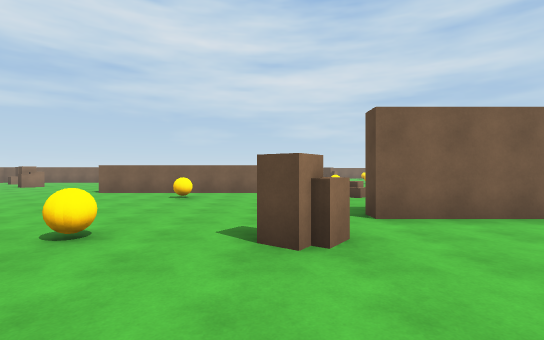
view 1 (above)

24 first-person views from a walk through a 3-D level made in the Unity game engine. The camera is 1.5 m above the floor, looks level and sees 85° across. The floor is counted in squares, 2 m on a side. Each view is taken from the middle of a square. On the plan, view 1 faces up. The plan holds only what a view shows up to about 10 squares ahead; the rest is blank. The place goes on beyond the plan. The player is left out.

view 2
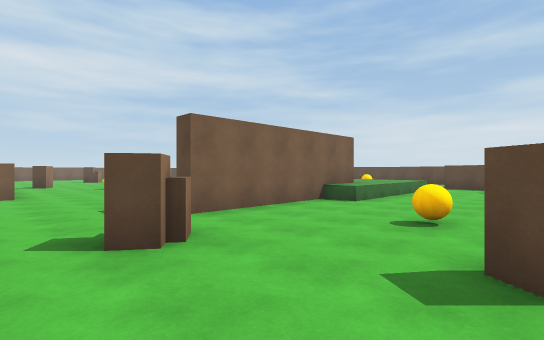

view 3
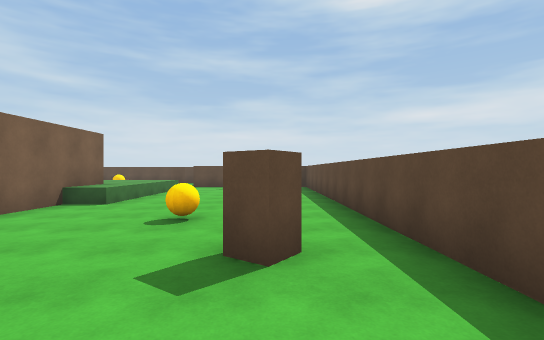

view 4
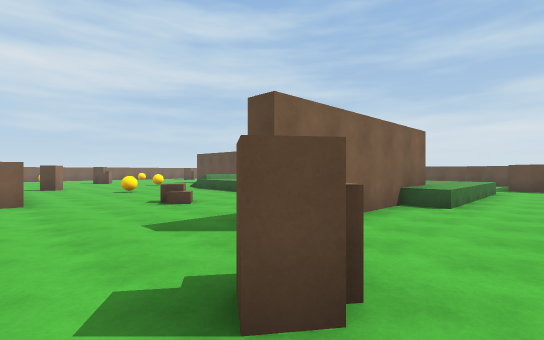

view 5
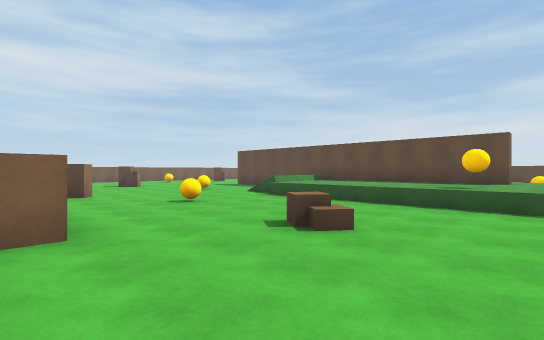

view 6
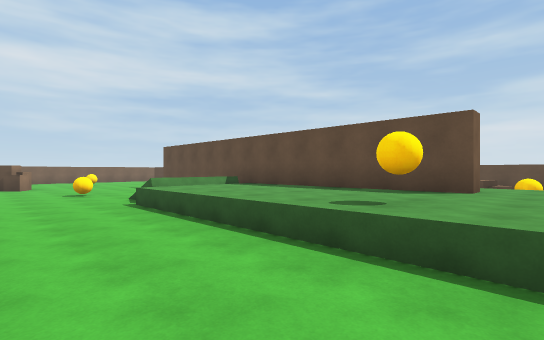

view 7
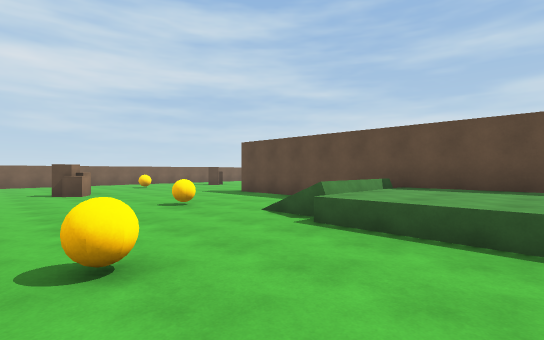

view 8
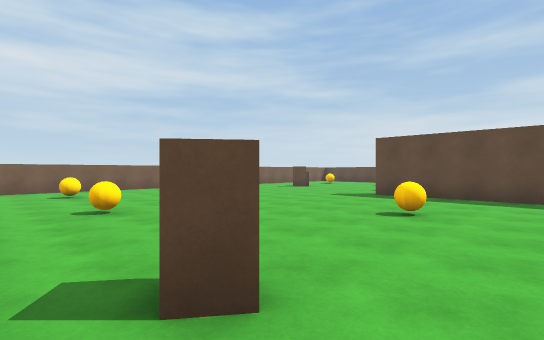

view 9
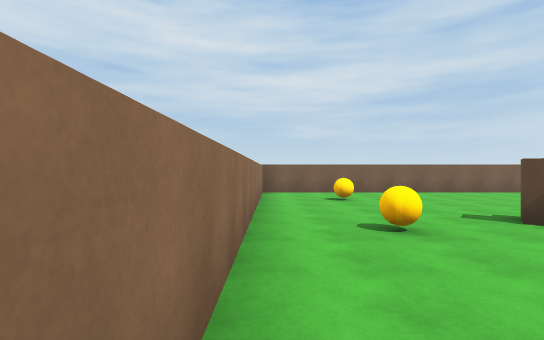

view 10
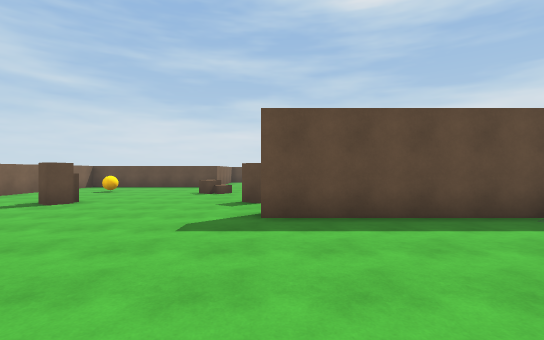

view 11
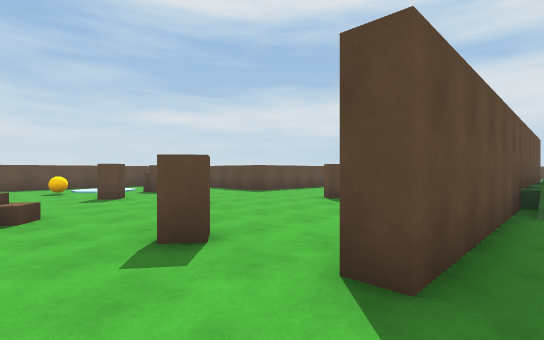

view 12
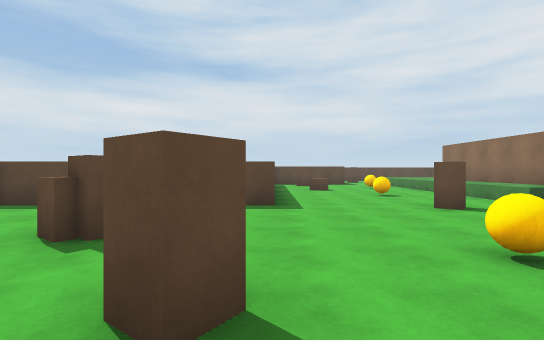

view 13
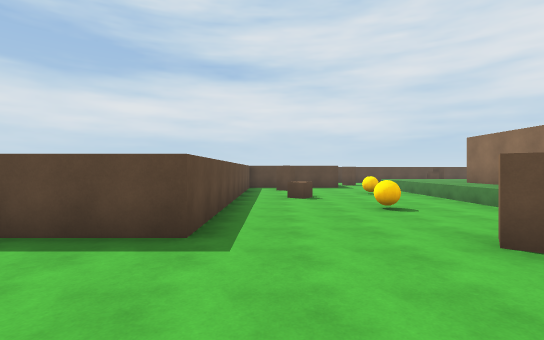

view 14
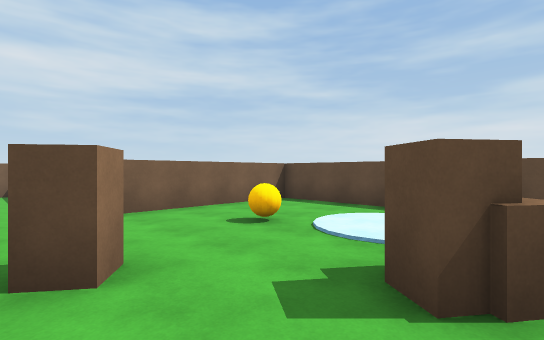

view 15
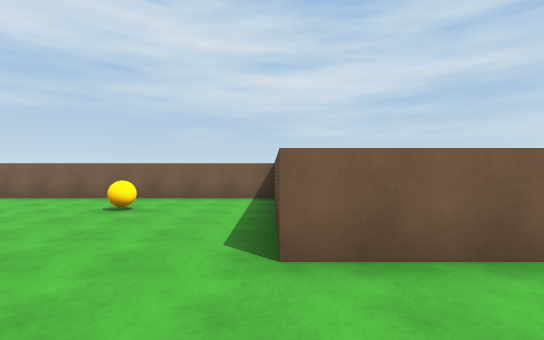

view 16
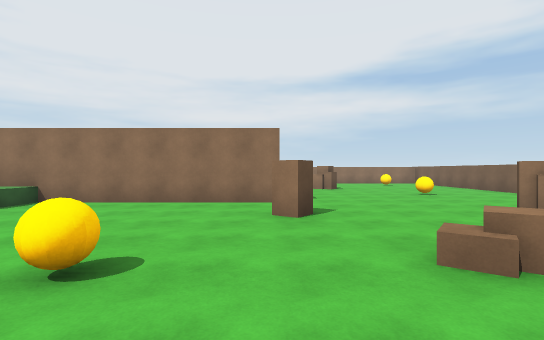

view 17
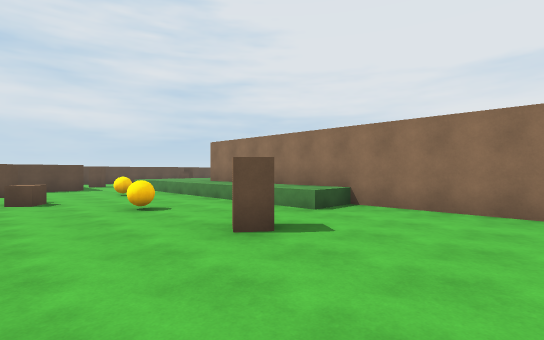

view 18
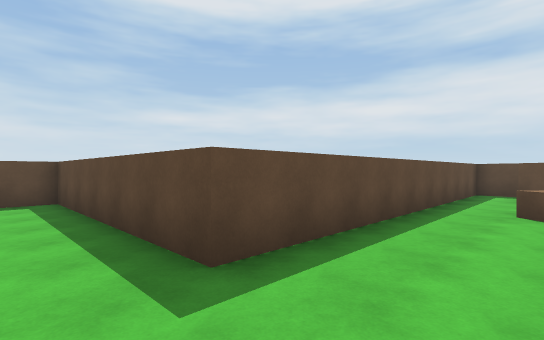

view 19
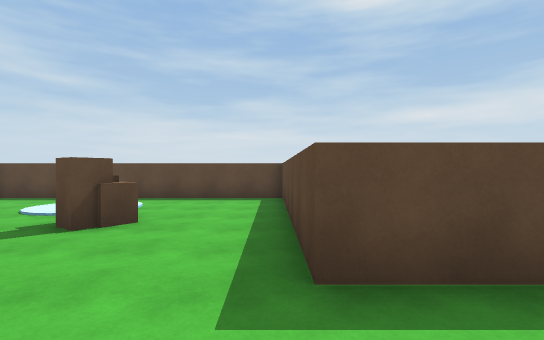

view 20
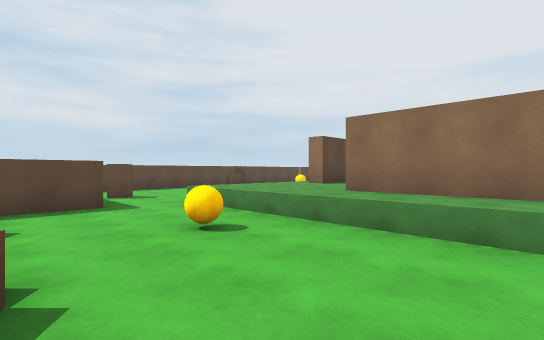

view 21
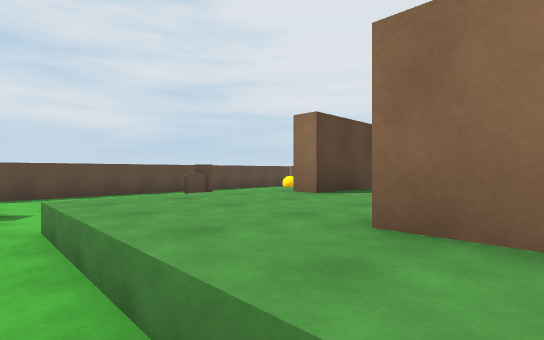

view 22
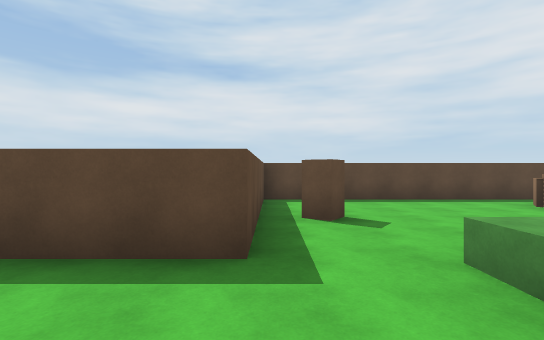

view 23
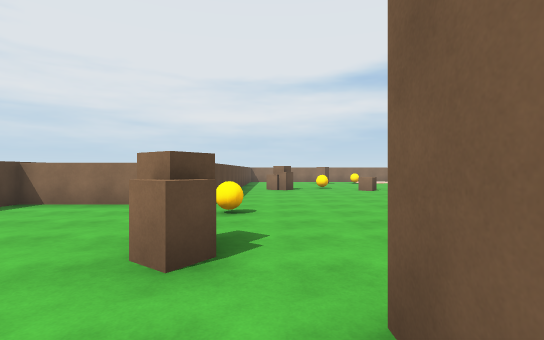

view 24
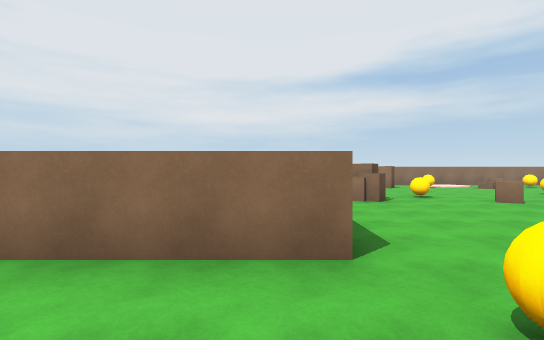

### Floor plan
Key: @ floor where view 1 was taken; # wall or solid block; . floor; / step, stairs or slope; ^ raised ledge; B block; A ball; O other object.
Columns run from 11 left of view 1 to 22 right of it. Each row starts with its distance up from view 1.
 26            ^^^^^^^^^ ^^^^^^^^
 25           ^.........  ......^
 24           ^.................^
 23           ^..A........B..A..^
 22           ^.......A.........^
 21           ^.................^^^^^
 20           ^..A.B.........B.......^
 19           ^......................^
 18           ^.........#.B.......A..^
 17           ^.........#......B.....^
 16           ^.....A...#....A...B...^
 15            .B.......#........B...^
 14            ......///#............^
 13            ......///#..B.........^
 12            ...A..^^^^^.....^^^^^^
 11            ......^^^^^.....^
 10 .O....^^^^^......^^^^^..A..^
  9 .............B...^^^^^.....^
  8 ........A........A^^^^...B.^
  7 ...B.............AA^^^.A...^
  6 ..A..............^^^^^.....^
  5   ...........####^^^^^...B.^
  4   BB.............^^^^^.....^
  3     .....A.B............^^^^
  2     ^^^^................^
  1        ^......A.......B.^
  0        ^...@.B.  B......^
 -1        ^.. .............
 -2        ^^   ^^^^^^^^^^^^

Where each view was taken, in squares from view 1:
view 1: 0 up, 0 right, facing up
view 2: 0 up, 1 left, facing up-right
view 3: 0 up, 1 left, facing right
view 4: 2 up, 1 left, facing up-right
view 5: 6 up, 1 left, facing up-right
view 6: 6 up, 3 right, facing up-right
view 7: 10 up, 2 right, facing up-right
view 8: 14 up, 0 right, facing up-right
view 9: 16 up, 0 right, facing up
view 10: 18 up, 4 right, facing right
view 11: 20 up, 8 right, facing down-right
view 12: 19 up, 16 right, facing down
view 13: 16 up, 15 right, facing down
view 14: 15 up, 16 right, facing up-right
view 15: 18 up, 17 right, facing up
view 16: 18 up, 16 right, facing left
view 17: 16 up, 15 right, facing down-left
view 18: 14 up, 14 right, facing down-right
view 19: 13 up, 14 right, facing right
view 20: 10 up, 14 right, facing down-left
view 21: 8 up, 11 right, facing down-left
view 22: 6 up, 12 right, facing down
view 23: 4 up, 3 right, facing left
view 24: 2 up, 1 left, facing left
